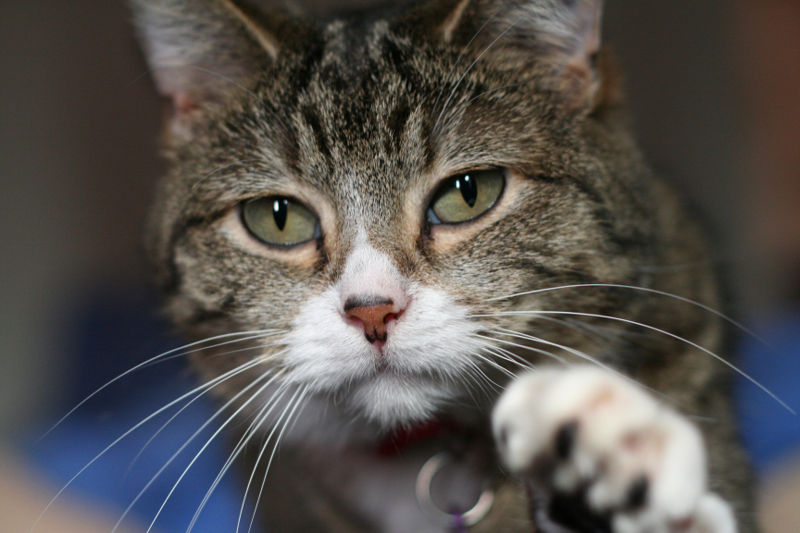
//> input picture opencv/cpp/cannyGpuCpu/build/cat.jpg, 800 x 533 px
$ ./cpopy_canny_cpp   (built with g++ and OpenCV 4)
//> lines starting //> are read from the running program, lines starting //| are printed output that depends on the picture; after the words box and inside, x2 and y2 are one past the last pixel; in counts of white or black regions, pixels touching at a corner belong together
#include <stdio.h>
#include <opencv2/core/core.hpp>
#include <opencv2/core/cuda.hpp>
#include <opencv2/imgproc.hpp>
#include <opencv2/opencv.hpp>
#include <chrono>
#include <fstream>

//g++ main.cpp -o main `pkg-config opencv --cflags --libs`

int main(int argc, char *argv[])
{
    cv::Mat ImageCanny, imageBlur, cpu_out, image_gray, imageMod;
    cv::namedWindow("cpu", cv::WINDOW_NORMAL);
    cv::namedWindow("canny", cv::WINDOW_NORMAL);

    std::cout << "Process started... \n"
              << std::endl;

    auto start = std::chrono::high_resolution_clock::now();

    cv::Mat original = cv::imread("cat.jpg");
//> original is the input picture: 533 rows x 800 cols, CV_8UC3; mean B, G, R 78.9, 82.1, 86
    original.copyTo(imageMod);

    cv::cvtColor(original, image_gray, cv::COLOR_BGR2GRAY);
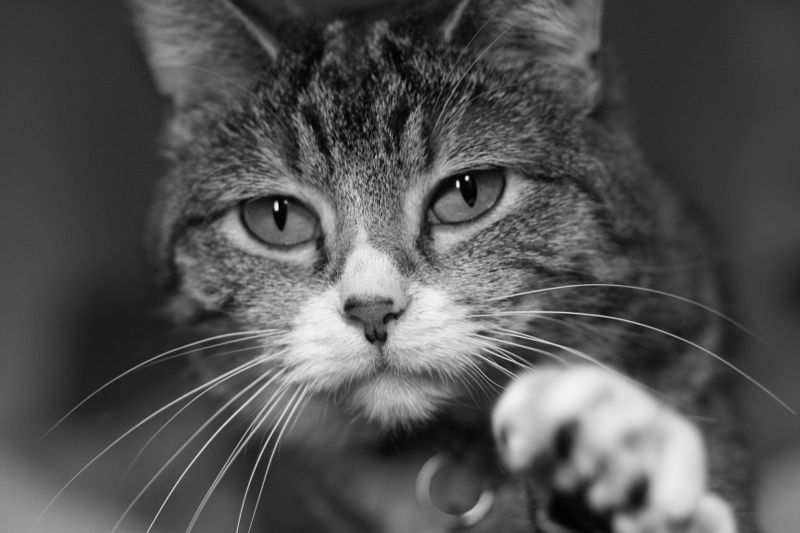
//> image_gray: 533 rows x 800 cols, CV_8UC1; min 0, max 253, mean 82.9
    cv::GaussianBlur(image_gray, imageBlur, cv::Size(5, 5), 1.5);
    cv::Canny(imageBlur, ImageCanny, 2, 200, 3, false);
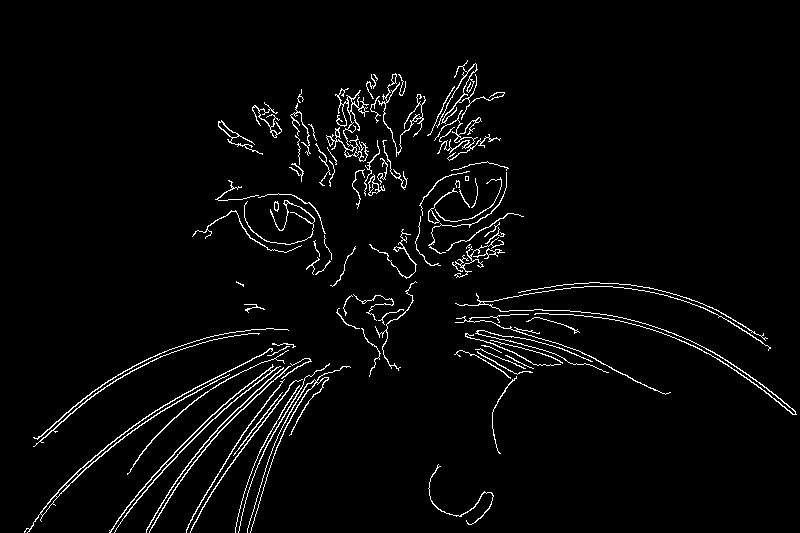
//> ImageCanny: 533 rows x 800 cols, CV_8UC1; 3.2% white in thin lines or dots, all inside (x1, y1, x2, y2) = (24, 60, 797, 533)
    imageMod.setTo(cv::Scalar(0, 255, 0), ImageCanny);
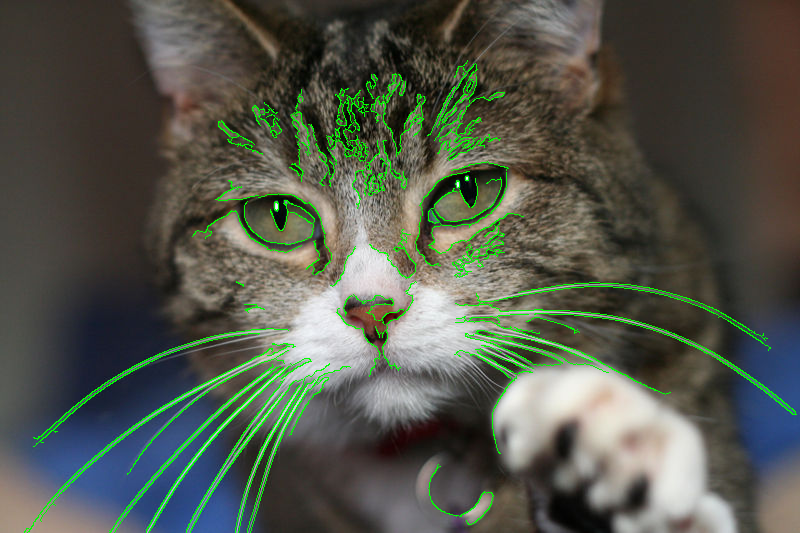
//> imageMod: 533 rows x 800 cols, CV_8UC3; 3.17% of pixels changed, all inside (x1, y1, x2, y2) = (24, 60, 797, 533)

    auto finish = std::chrono::high_resolution_clock::now();
    std::chrono::duration<double> elapsed_time = finish - start;

    std::cout << "CPU Image Size: " << imageMod.rows * imageMod.cols << "  "
              << "Elapsed Time: " << elapsed_time.count() * 1000 << " msecs"
              << "\n"
              << std::endl;

    cv::imshow("cpu", original);
    cv::imshow("canny", imageMod);
    cv::waitKey(10000);


    // [23 lines of commented-out code are left out]

    return 0;
}

$ run again, with opencv/cpp/cannyGpuCpu/build/1.jpg copied over opencv/cpp/cannyGpuCpu/build/cat.jpg
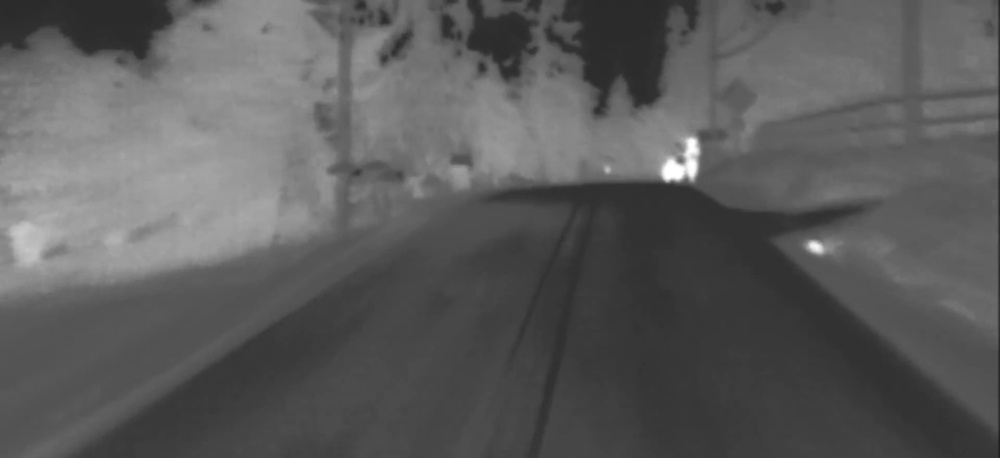
//> input picture opencv/cpp/cannyGpuCpu/build/1.jpg, 1000 x 458 px, shrunk from 1920 x 880 before the run
//> original is the input picture: 458 rows x 1000 cols, CV_8UC3; min 30, max 255, mean 91.9
//> `cv::Canny(imageBlur, ImageCanny, 2, 200, 3, false);`:
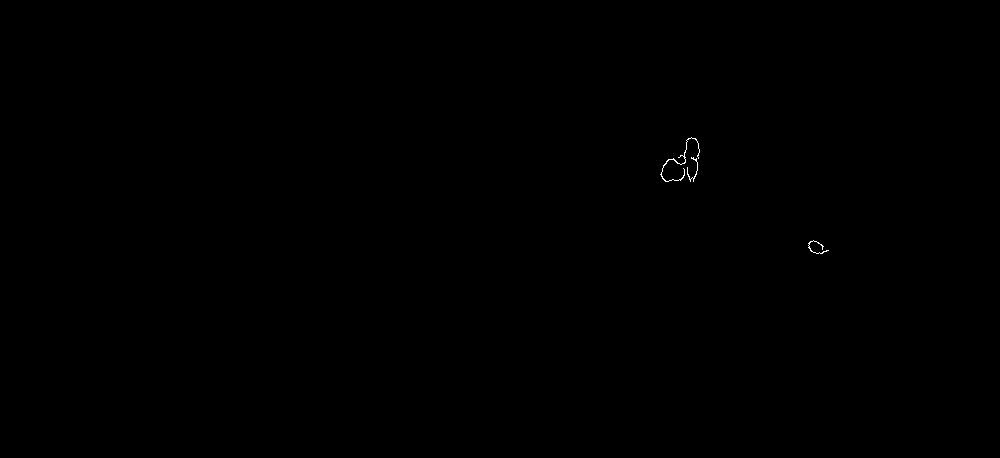
//> ImageCanny: 458 rows x 1000 cols, CV_8UC1; 0.06% white in thin lines or dots, all inside (x1, y1, x2, y2) = (660, 137, 829, 254)
//> `imageMod.setTo(cv::Scalar(0, 255, 0), ImageCanny);`:
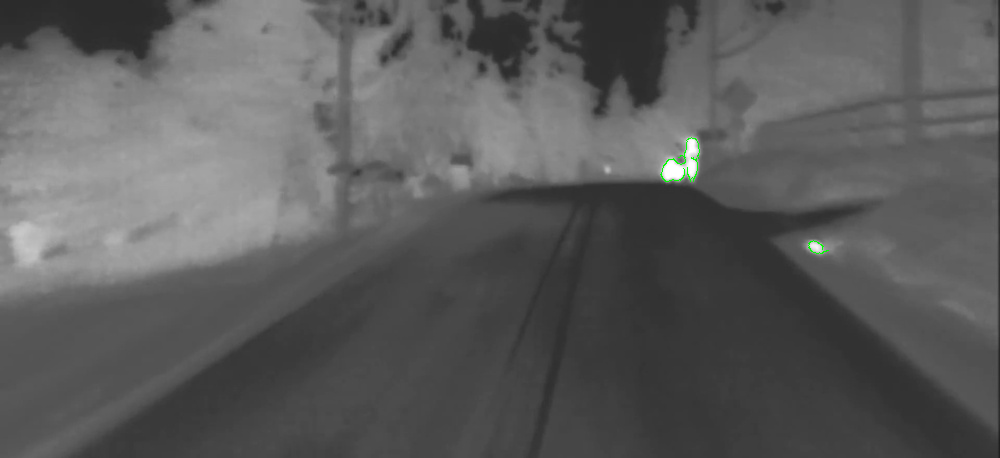
//> imageMod: 458 rows x 1000 cols, CV_8UC3; 0.06% of pixels changed, all inside (x1, y1, x2, y2) = (660, 137, 829, 254)
